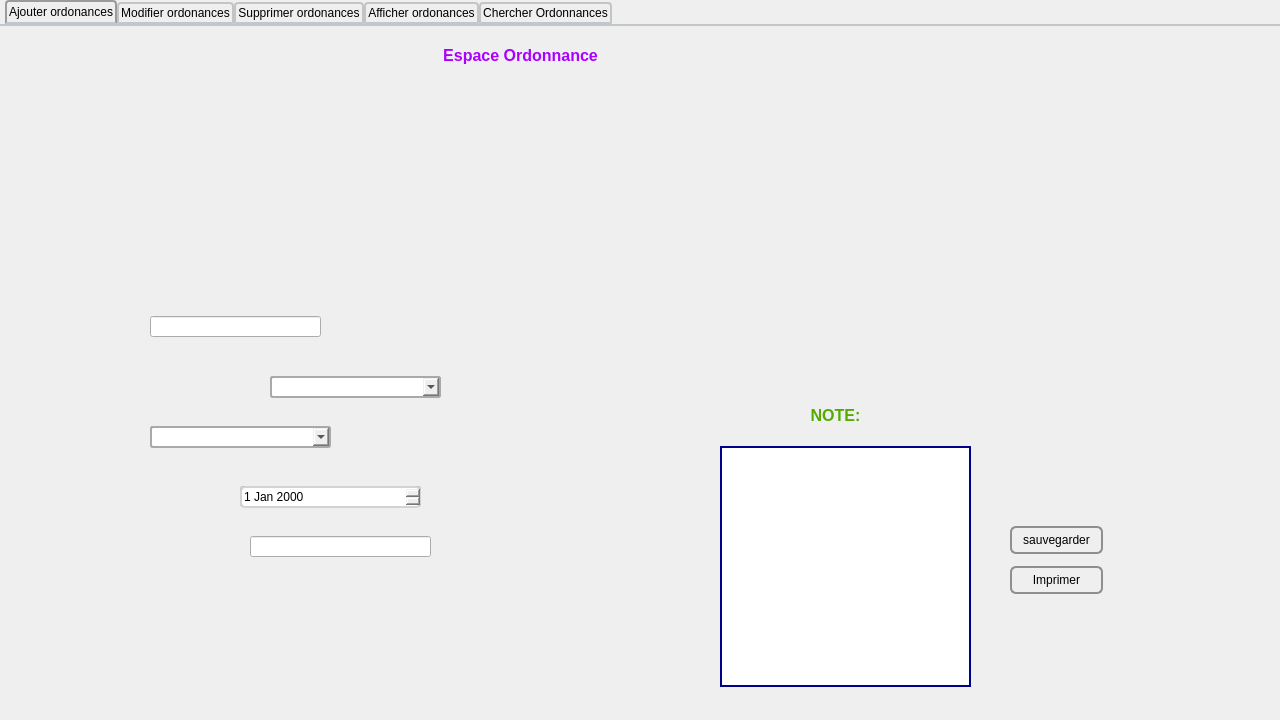
<?xml version="1.0" encoding="UTF-8"?>
<ui version="4.0">
 <class>Ordonances</class>
 <widget class="QDialog" name="Ordonances">
  <property name="geometry">
   <rect>
    <x>0</x>
    <y>0</y>
    <width>1280</width>
    <height>720</height>
   </rect>
  </property>
  <property name="minimumSize">
   <size>
    <width>1280</width>
    <height>720</height>
   </size>
  </property>
  <property name="maximumSize">
   <size>
    <width>1280</width>
    <height>720</height>
   </size>
  </property>
  <property name="baseSize">
   <size>
    <width>1280</width>
    <height>720</height>
   </size>
  </property>
  <property name="windowTitle">
   <string>MED++</string>
  </property>
  <widget class="QTabWidget" name="tabWidget">
   <property name="geometry">
    <rect>
     <x>0</x>
     <y>0</y>
     <width>1281</width>
     <height>721</height>
    </rect>
   </property>
   <property name="maximumSize">
    <size>
     <width>16777215</width>
     <height>16777215</height>
    </size>
   </property>
   <property name="styleSheet">
    <string notr="true">QTabWidget::pane { /* The tab widget frame */
    border-top: 2px solid #C2C7CB;
}

QTabWidget::tab-bar {
    left: 5px; /* move to the right by 5px */
}

/* Style the tab using the tab sub-control. Note that
    it reads QTabBar _not_ QTabWidget */
QTabBar::tab {
    background: qlineargradient(x1: 0, y1: 0, x2: 0, y2: 1,
                                stop: 0 #E1E1E1, stop: 0.4 #DDDDDD,
                                stop: 0.5 #D8D8D8, stop: 1.0 #D3D3D3);
    border: 2px solid #C4C4C3;
    border-bottom-color: #C2C7CB; /* same as the pane color */
    border-top-left-radius: 4px;
    border-top-right-radius: 4px;
    min-width: 8ex;
    padding: 2px;
}

QTabBar::tab:selected, QTabBar::tab:hover {
    background: qlineargradient(x1: 0, y1: 0, x2: 0, y2: 1,
                                stop: 0 #fafafa, stop: 0.4 #f4f4f4,
                                stop: 0.5 #e7e7e7, stop: 1.0 #fafafa);
}

QTabBar::tab:selected {
    border-color: #9B9B9B;
    border-bottom-color: #C2C7CB; /* same as pane color */
}

QTabBar::tab:!selected {
    margin-top: 2px; /* make non-selected tabs look smaller */
}</string>
   </property>
   <property name="currentIndex">
    <number>0</number>
   </property>
   <widget class="QWidget" name="tab">
    <attribute name="title">
     <string>Ajouter ordonances</string>
    </attribute>
    <widget class="QWidget" name="widget" native="true">
     <property name="geometry">
      <rect>
       <x>0</x>
       <y>0</y>
       <width>1281</width>
       <height>701</height>
      </rect>
     </property>
     <property name="styleSheet">
      <string notr="true">QWidget#widget
{
	background-image: url(:/Ajouter ordonance.png);
}</string>
     </property>
     <widget class="QLineEdit" name="lineEdit">
      <property name="geometry">
       <rect>
        <x>270</x>
        <y>350</y>
        <width>171</width>
        <height>21</height>
       </rect>
      </property>
     </widget>
     <widget class="QLineEdit" name="reff_ord">
      <property name="geometry">
       <rect>
        <x>150</x>
        <y>290</y>
        <width>171</width>
        <height>21</height>
       </rect>
      </property>
      <property name="styleSheet">
       <string notr="true">QLineEdit:read-only {
background: lightblue;
}</string>
      </property>
     </widget>
     <widget class="QLineEdit" name="lineEdit_3">
      <property name="geometry">
       <rect>
        <x>150</x>
        <y>400</y>
        <width>181</width>
        <height>21</height>
       </rect>
      </property>
     </widget>
     <widget class="QWidget" name="widget_5" native="true">
      <property name="geometry">
       <rect>
        <x>1150</x>
        <y>80</y>
        <width>120</width>
        <height>41</height>
       </rect>
      </property>
      <widget class="QPushButton" name="pushButton">
       <property name="geometry">
        <rect>
         <x>0</x>
         <y>0</y>
         <width>121</width>
         <height>41</height>
        </rect>
       </property>
       <property name="styleSheet">
        <string notr="true">QPushButton{
border-style:solid;

background-color:#AARRGGBB ;
color:#fff;
border-radius:7px;
}

</string>
       </property>
       <property name="text">
        <string/>
       </property>
      </widget>
     </widget>
     <widget class="QWidget" name="widget_6" native="true">
      <property name="geometry">
       <rect>
        <x>1140</x>
        <y>410</y>
        <width>120</width>
        <height>41</height>
       </rect>
      </property>
      <widget class="QPushButton" name="ajouter">
       <property name="geometry">
        <rect>
         <x>0</x>
         <y>0</y>
         <width>121</width>
         <height>41</height>
        </rect>
       </property>
       <property name="styleSheet">
        <string notr="true">QPushButton{
border-style:solid;

background-color:#AARRGGBB ;
color:#fff;
border-radius:7px;
}

</string>
       </property>
       <property name="text">
        <string/>
       </property>
      </widget>
     </widget>
     <widget class="QLineEdit" name="trait">
      <property name="geometry">
       <rect>
        <x>250</x>
        <y>510</y>
        <width>181</width>
        <height>21</height>
       </rect>
      </property>
      <property name="styleSheet">
       <string notr="true">QLineEdit:read-only {
background: lightblue;
}</string>
      </property>
     </widget>
     <widget class="QLineEdit" name="lineEdit_5">
      <property name="geometry">
       <rect>
        <x>240</x>
        <y>460</y>
        <width>181</width>
        <height>21</height>
       </rect>
      </property>
     </widget>
     <widget class="QComboBox" name="comboBox">
      <property name="geometry">
       <rect>
        <x>270</x>
        <y>350</y>
        <width>171</width>
        <height>22</height>
       </rect>
      </property>
      <property name="styleSheet">
       <string notr="true">border-width:2px;
border-style:solid;
border-color:darkblue;

border-radius: 3px;
padding: 1px 18px 1px 3px;
min-width: 6em;

background: qlineargradient(x1: 0, y1: 0, x2: 0, y2: 1,
                       stop: 0 #D3D3D3, stop: 0.4 #D8D8D8,
                       stop: 0.5 #DDDDDD, stop: 1.0 #E1E1E1);


padding-top: 3px;
padding-left: 4px;

subcontrol-origin: padding;
subcontrol-position: top right;
width: 15px;

border-left-width: 1px;
border-left-color: darkgray;
border-left-style: solid; 
border-top-right-radius: 3px; 
border-bottom-right-radius: 3px;

top: 1px;
left: 1px;

border: 2px solid darkgray;
selection-background-color: lightgray;</string>
      </property>
     </widget>
     <widget class="QComboBox" name="comboBox_2">
      <property name="geometry">
       <rect>
        <x>150</x>
        <y>400</y>
        <width>181</width>
        <height>22</height>
       </rect>
      </property>
      <property name="styleSheet">
       <string notr="true">border-width:2px;
border-style:solid;
border-color:darkblue;

border-radius: 3px;
padding: 1px 18px 1px 3px;
min-width: 6em;

background: qlineargradient(x1: 0, y1: 0, x2: 0, y2: 1,
                       stop: 0 #D3D3D3, stop: 0.4 #D8D8D8,
                       stop: 0.5 #DDDDDD, stop: 1.0 #E1E1E1);


padding-top: 3px;
padding-left: 4px;

subcontrol-origin: padding;
subcontrol-position: top right;
width: 15px;

border-left-width: 1px;
border-left-color: darkgray;
border-left-style: solid; 
border-top-right-radius: 3px; 
border-bottom-right-radius: 3px;

top: 1px;
left: 1px;

border: 2px solid darkgray;
selection-background-color: lightgray;</string>
      </property>
     </widget>
     <widget class="QDateEdit" name="dateEdit">
      <property name="geometry">
       <rect>
        <x>240</x>
        <y>460</y>
        <width>181</width>
        <height>22</height>
       </rect>
      </property>
      <property name="styleSheet">
       <string notr="true">
QDateEdit::drop-down {
	subcontrol-origin: padding;
	subcontrol-position: top right;
	width: 15px;
 
	border-left-width: 1px;
	border-left-color: darkgray;
	border-left-style: solid;
	border-top-right-radius: 3px;
	border-bottom-right-radius: 3px;
}
QDateEdit {
	border: 2px solid lightgray;
	border-radius: 5px;
}


</string>
      </property>
     </widget>
     <widget class="QPushButton" name="pushButton_9">
      <property name="geometry">
       <rect>
        <x>1010</x>
        <y>540</y>
        <width>93</width>
        <height>28</height>
       </rect>
      </property>
      <property name="styleSheet">
       <string notr="true">QPushButton {
    border: 2px solid #8f8f91;
    border-radius: 6px;
    background-color: qlineargradient(x1: 0, y1: 0, x2: 0, y2: 1,
                                      stop: 0 #f6f7fa, stop: 1 #dadbde);
    min-width: 80px;
}
QPushButton:pressed {
    background-color: qlineargradient(x1: 0, y1: 0, x2: 0, y2: 1,
                                      stop: 0 #dadbde, stop: 1 #f6f7fa);
}

QPushButton:flat {
    border: none; /* no border for a flat push button */
}

QPushButton:default {
    border-color: navy; /* make the default button prominent */
}
QPushButton:open { /* when the button has its menu open */
    background-color: qlineargradient(x1: 0, y1: 0, x2: 0, y2: 1,
                                      stop: 0 #dadbde, stop: 1 #f6f7fa);
}

QPushButton::menu-indicator {
    image: url(menu_indicator.png);
    subcontrol-origin: padding;
    subcontrol-position: bottom right;
}

QPushButton::menu-indicator:pressed, QPushButton::menu-indicator:open {
    position: relative;
    top: 2px; left: 2px; /* shift the arrow by 2 px */
}</string>
      </property>
      <property name="text">
       <string>Imprimer</string>
      </property>
     </widget>
     <widget class="QPushButton" name="pushButton_10">
      <property name="geometry">
       <rect>
        <x>1010</x>
        <y>500</y>
        <width>93</width>
        <height>28</height>
       </rect>
      </property>
      <property name="styleSheet">
       <string notr="true">QPushButton {
    border: 2px solid #8f8f91;
    border-radius: 6px;
    background-color: qlineargradient(x1: 0, y1: 0, x2: 0, y2: 1,
                                      stop: 0 #f6f7fa, stop: 1 #dadbde);
    min-width: 80px;
}
QPushButton:pressed {
    background-color: qlineargradient(x1: 0, y1: 0, x2: 0, y2: 1,
                                      stop: 0 #dadbde, stop: 1 #f6f7fa);
}

QPushButton:flat {
    border: none; /* no border for a flat push button */
}

QPushButton:default {
    border-color: navy; /* make the default button prominent */
}
QPushButton:open { /* when the button has its menu open */
    background-color: qlineargradient(x1: 0, y1: 0, x2: 0, y2: 1,
                                      stop: 0 #dadbde, stop: 1 #f6f7fa);
}

QPushButton::menu-indicator {
    image: url(menu_indicator.png);
    subcontrol-origin: padding;
    subcontrol-position: bottom right;
}

QPushButton::menu-indicator:pressed, QPushButton::menu-indicator:open {
    position: relative;
    top: 2px; left: 2px; /* shift the arrow by 2 px */
}</string>
      </property>
      <property name="text">
       <string>sauvegarder</string>
      </property>
     </widget>
     <widget class="QTextEdit" name="textEdit">
      <property name="geometry">
       <rect>
        <x>720</x>
        <y>420</y>
        <width>251</width>
        <height>241</height>
       </rect>
      </property>
      <property name="styleSheet">
       <string notr="true">border-width:2px;
border-style:solid;
border-color:darkblue;</string>
      </property>
     </widget>
     <widget class="QLabel" name="label_4">
      <property name="geometry">
       <rect>
        <x>790</x>
        <y>380</y>
        <width>91</width>
        <height>20</height>
       </rect>
      </property>
      <property name="text">
       <string>&lt;html&gt;&lt;head/&gt;&lt;body&gt;&lt;p align=&quot;center&quot;&gt;&lt;span style=&quot; font-size:12pt; font-weight:600; color:#55aa00;&quot;&gt;NOTE:&lt;/span&gt;&lt;/p&gt;&lt;/body&gt;&lt;/html&gt;</string>
      </property>
     </widget>
     <widget class="QLabel" name="l4">
      <property name="geometry">
       <rect>
        <x>410</x>
        <y>20</y>
        <width>221</width>
        <height>20</height>
       </rect>
      </property>
      <property name="text">
       <string>&lt;html&gt;&lt;head/&gt;&lt;body&gt;&lt;p align=&quot;center&quot;&gt;&lt;span style=&quot; font-size:12pt; font-weight:600; color:#aa00ff;&quot;&gt;Espace Ordonnance&lt;/span&gt;&lt;/p&gt;&lt;/body&gt;&lt;/html&gt;</string>
      </property>
     </widget>
    </widget>
   </widget>
   <widget class="QWidget" name="tab_2">
    <attribute name="title">
     <string>Modifier ordonances</string>
    </attribute>
    <widget class="QWidget" name="widget_2" native="true">
     <property name="geometry">
      <rect>
       <x>0</x>
       <y>0</y>
       <width>1281</width>
       <height>701</height>
      </rect>
     </property>
     <property name="styleSheet">
      <string notr="true">QWidget#widget_2
{
	background-image: url(:/ModifierOrd.png);
}</string>
     </property>
     <widget class="QLineEdit" name="reff">
      <property name="geometry">
       <rect>
        <x>150</x>
        <y>290</y>
        <width>171</width>
        <height>21</height>
       </rect>
      </property>
      <property name="styleSheet">
       <string notr="true">QLineEdit:read-only {
background: lightblue;
}</string>
      </property>
     </widget>
     <widget class="QLineEdit" name="idd">
      <property name="geometry">
       <rect>
        <x>150</x>
        <y>400</y>
        <width>181</width>
        <height>21</height>
       </rect>
      </property>
      <property name="styleSheet">
       <string notr="true">QLineEdit:read-only {
background: lightblue;
}</string>
      </property>
     </widget>
     <widget class="QLineEdit" name="rc">
      <property name="geometry">
       <rect>
        <x>270</x>
        <y>340</y>
        <width>171</width>
        <height>21</height>
       </rect>
      </property>
      <property name="styleSheet">
       <string notr="true">QLineEdit:read-only {
background: lightblue;
}</string>
      </property>
     </widget>
     <widget class="QPushButton" name="pushButton_3">
      <property name="geometry">
       <rect>
        <x>1160</x>
        <y>80</y>
        <width>111</width>
        <height>41</height>
       </rect>
      </property>
      <property name="styleSheet">
       <string notr="true">QPushButton{
border-style:solid;

background-color:#AARRGGBB ;
color:#fff;
border-radius:7px;
}

</string>
      </property>
      <property name="text">
       <string/>
      </property>
     </widget>
     <widget class="QPushButton" name="modifier">
      <property name="geometry">
       <rect>
        <x>1140</x>
        <y>410</y>
        <width>121</width>
        <height>41</height>
       </rect>
      </property>
      <property name="styleSheet">
       <string notr="true">QPushButton{
border-style:solid;

background-color:#AARRGGBB ;
color:#fff;
border-radius:7px;
}

</string>
      </property>
      <property name="text">
       <string/>
      </property>
     </widget>
     <widget class="QLineEdit" name="lineEdit_11">
      <property name="geometry">
       <rect>
        <x>240</x>
        <y>460</y>
        <width>181</width>
        <height>21</height>
       </rect>
      </property>
     </widget>
     <widget class="QLineEdit" name="tr">
      <property name="geometry">
       <rect>
        <x>240</x>
        <y>520</y>
        <width>181</width>
        <height>21</height>
       </rect>
      </property>
      <property name="styleSheet">
       <string notr="true">QLineEdit:read-only {
background: lightblue;
}</string>
      </property>
     </widget>
     <widget class="QDateEdit" name="dateEdit_2">
      <property name="geometry">
       <rect>
        <x>240</x>
        <y>460</y>
        <width>191</width>
        <height>22</height>
       </rect>
      </property>
      <property name="styleSheet">
       <string notr="true">border-width:2px;
border-style:solid;
border-color:darkblue;</string>
      </property>
     </widget>
     <widget class="QLabel" name="l3">
      <property name="geometry">
       <rect>
        <x>300</x>
        <y>20</y>
        <width>221</width>
        <height>20</height>
       </rect>
      </property>
      <property name="text">
       <string>&lt;html&gt;&lt;head/&gt;&lt;body&gt;&lt;p align=&quot;center&quot;&gt;&lt;span style=&quot; font-size:12pt; font-weight:600; color:#aa00ff;&quot;&gt;Espace Ordonnance&lt;/span&gt;&lt;/p&gt;&lt;/body&gt;&lt;/html&gt;</string>
      </property>
     </widget>
    </widget>
   </widget>
   <widget class="QWidget" name="tab_3">
    <attribute name="title">
     <string>Supprimer ordonances</string>
    </attribute>
    <widget class="QWidget" name="widget_3" native="true">
     <property name="geometry">
      <rect>
       <x>0</x>
       <y>0</y>
       <width>1281</width>
       <height>691</height>
      </rect>
     </property>
     <property name="styleSheet">
      <string notr="true">QWidget#widget_3
{
	background-image: url(:/SuppOrd.png);
}</string>
     </property>
     <widget class="QLineEdit" name="lineEdit_15">
      <property name="geometry">
       <rect>
        <x>530</x>
        <y>320</y>
        <width>251</width>
        <height>31</height>
       </rect>
      </property>
      <property name="styleSheet">
       <string notr="true">
QLineEdit:read-only {
background: lightblue;

}

</string>
      </property>
      <property name="clearButtonEnabled">
       <bool>true</bool>
      </property>
     </widget>
     <widget class="QPushButton" name="pushButton_5">
      <property name="geometry">
       <rect>
        <x>1150</x>
        <y>80</y>
        <width>111</width>
        <height>41</height>
       </rect>
      </property>
      <property name="styleSheet">
       <string notr="true">QPushButton{
border-style:solid;

background-color:#AARRGGBB ;
color:#fff;
border-radius:7px;
}

</string>
      </property>
      <property name="text">
       <string/>
      </property>
     </widget>
     <widget class="QPushButton" name="supprimer">
      <property name="geometry">
       <rect>
        <x>1150</x>
        <y>650</y>
        <width>121</width>
        <height>41</height>
       </rect>
      </property>
      <property name="styleSheet">
       <string notr="true">QPushButton{
border-style:solid;

background-color:#AARRGGBB ;
color:#fff;
border-radius:7px;
}

</string>
      </property>
      <property name="text">
       <string/>
      </property>
     </widget>
     <widget class="QLabel" name="l2">
      <property name="geometry">
       <rect>
        <x>360</x>
        <y>20</y>
        <width>221</width>
        <height>20</height>
       </rect>
      </property>
      <property name="text">
       <string>&lt;html&gt;&lt;head/&gt;&lt;body&gt;&lt;p align=&quot;center&quot;&gt;&lt;span style=&quot; font-size:12pt; font-weight:600; color:#aa00ff;&quot;&gt;Espace Ordonnance&lt;/span&gt;&lt;/p&gt;&lt;/body&gt;&lt;/html&gt;</string>
      </property>
     </widget>
    </widget>
    <widget class="QLabel" name="l1_2">
     <property name="geometry">
      <rect>
       <x>1010</x>
       <y>680</y>
       <width>221</width>
       <height>20</height>
      </rect>
     </property>
     <property name="text">
      <string>&lt;html&gt;&lt;head/&gt;&lt;body&gt;&lt;p align=&quot;center&quot;&gt;&lt;span style=&quot; font-size:12pt; font-weight:600; color:#aa00ff;&quot;&gt;Espace Ordonnance&lt;/span&gt;&lt;/p&gt;&lt;/body&gt;&lt;/html&gt;</string>
     </property>
    </widget>
   </widget>
   <widget class="QWidget" name="tab_4">
    <attribute name="title">
     <string>Afficher ordonances</string>
    </attribute>
    <widget class="QWidget" name="widget_4" native="true">
     <property name="geometry">
      <rect>
       <x>-20</x>
       <y>0</y>
       <width>1281</width>
       <height>691</height>
      </rect>
     </property>
     <property name="styleSheet">
      <string notr="true">QWidget#widget_4 
{
background-image: url(:/AffOrd.png);
}
</string>
     </property>
     <widget class="QTableView" name="TabOrd">
      <property name="geometry">
       <rect>
        <x>80</x>
        <y>260</y>
        <width>1111</width>
        <height>411</height>
       </rect>
      </property>
      <property name="styleSheet">
       <string notr="true">QTableView QTableCornerButton::section {
    background: red;
    border: 2px outset red;
}
QTableView {
    selection-background-color: qlineargradient(x1: 0, y1: 0, x2: 0.5, y2: 0.5,
                                stop: 0 #FF92BB, stop: 1 gray);
}
 QScrollBar:vertical {
     border: 2px solid grey;
     background: #32CC99;
     width: 15px;
     margin: 22px 0 22px 0;
 }
 QScrollBar::handle:vertical {
     background: white;
     min-height: 20px;
 }
 QScrollBar::add-line:vertical {
     border: 2px solid grey;
     background: #32CC99;
     height: 20px;
     subcontrol-position: bottom;
     subcontrol-origin: margin;
 }

 QScrollBar::sub-line:vertical {
     border: 2px solid grey;
     background: #32CC99;
     height: 20px;
     subcontrol-position: top;
     subcontrol-origin: margin;
 }
 QScrollBar::up-arrow:vertical, QScrollBar::down-arrow:vertical {
     border: 2px solid grey;
     width: 3px;
     height: 3px;
     background: white;
 }

 QScrollBar::add-page:vertical, QScrollBar::sub-page:vertical {
     background: none;
 }</string>
      </property>
     </widget>
     <widget class="QPushButton" name="pushButton_7">
      <property name="geometry">
       <rect>
        <x>1150</x>
        <y>80</y>
        <width>111</width>
        <height>41</height>
       </rect>
      </property>
      <property name="styleSheet">
       <string notr="true">QPushButton{
border-style:solid;

background-color:#AARRGGBB ;
color:#fff;
border-radius:7px;
}

</string>
      </property>
      <property name="text">
       <string/>
      </property>
     </widget>
     <widget class="QRadioButton" name="radioButton">
      <property name="geometry">
       <rect>
        <x>170</x>
        <y>210</y>
        <width>95</width>
        <height>20</height>
       </rect>
      </property>
      <property name="styleSheet">
       <string notr="true">QRadioButton::indicator {
    width: 13px;
    height: 13px;
}</string>
      </property>
      <property name="text">
       <string>Reff_ord</string>
      </property>
     </widget>
     <widget class="QRadioButton" name="radioButton_2">
      <property name="geometry">
       <rect>
        <x>350</x>
        <y>210</y>
        <width>95</width>
        <height>20</height>
       </rect>
      </property>
      <property name="styleSheet">
       <string notr="true">QRadioButton::indicator {
    width: 13px;
    height: 13px;
}</string>
      </property>
      <property name="text">
       <string>Reff_const</string>
      </property>
     </widget>
     <widget class="QRadioButton" name="radioButton_3">
      <property name="geometry">
       <rect>
        <x>530</x>
        <y>210</y>
        <width>95</width>
        <height>20</height>
       </rect>
      </property>
      <property name="styleSheet">
       <string notr="true">QRadioButton::indicator {
    width: 13px;
    height: 13px;
}</string>
      </property>
      <property name="text">
       <string>Date</string>
      </property>
     </widget>
     <widget class="QLabel" name="label_2">
      <property name="geometry">
       <rect>
        <x>30</x>
        <y>210</y>
        <width>81</width>
        <height>21</height>
       </rect>
      </property>
      <property name="font">
       <font>
        <family>Agency FB</family>
        <pointsize>16</pointsize>
       </font>
      </property>
      <property name="text">
       <string>Trier Par : </string>
      </property>
     </widget>
     <widget class="QLineEdit" name="reff_2">
      <property name="geometry">
       <rect>
        <x>980</x>
        <y>200</y>
        <width>113</width>
        <height>22</height>
       </rect>
      </property>
     </widget>
     <widget class="QPushButton" name="rechercher_ord">
      <property name="geometry">
       <rect>
        <x>1130</x>
        <y>200</y>
        <width>93</width>
        <height>28</height>
       </rect>
      </property>
      <property name="styleSheet">
       <string notr="true">QPushButton {
    border: 2px solid #8f8f91;
    border-radius: 6px;
    background-color: qlineargradient(x1: 0, y1: 0, x2: 0, y2: 1,
                                      stop: 0 #f6f7fa, stop: 1 #dadbde);
    min-width: 80px;
}
QPushButton:pressed {
    background-color: qlineargradient(x1: 0, y1: 0, x2: 0, y2: 1,
                                      stop: 0 #dadbde, stop: 1 #f6f7fa);
}

QPushButton:flat {
    border: none; /* no border for a flat push button */
}

QPushButton:default {
    border-color: navy; /* make the default button prominent */
}
QPushButton:open { /* when the button has its menu open */
    background-color: qlineargradient(x1: 0, y1: 0, x2: 0, y2: 1,
                                      stop: 0 #dadbde, stop: 1 #f6f7fa);
}

QPushButton::menu-indicator {
    image: url(menu_indicator.png);
    subcontrol-origin: padding;
    subcontrol-position: bottom right;
}

QPushButton::menu-indicator:pressed, QPushButton::menu-indicator:open {
    position: relative;
    top: 2px; left: 2px; /* shift the arrow by 2 px */
}</string>
      </property>
      <property name="text">
       <string>rechercher</string>
      </property>
     </widget>
     <widget class="QLabel" name="label">
      <property name="geometry">
       <rect>
        <x>890</x>
        <y>200</y>
        <width>71</width>
        <height>20</height>
       </rect>
      </property>
      <property name="text">
       <string>référence :</string>
      </property>
     </widget>
     <widget class="QLabel" name="l1">
      <property name="geometry">
       <rect>
        <x>390</x>
        <y>20</y>
        <width>221</width>
        <height>20</height>
       </rect>
      </property>
      <property name="text">
       <string>&lt;html&gt;&lt;head/&gt;&lt;body&gt;&lt;p align=&quot;center&quot;&gt;&lt;span style=&quot; font-size:12pt; font-weight:600; color:#aa00ff;&quot;&gt;Espace Ordonnance&lt;/span&gt;&lt;/p&gt;&lt;/body&gt;&lt;/html&gt;</string>
      </property>
     </widget>
    </widget>
   </widget>
   <widget class="QWidget" name="tab_5">
    <attribute name="title">
     <string>Chercher Ordonnances</string>
    </attribute>
    <widget class="QLineEdit" name="reff_consultation">
     <property name="geometry">
      <rect>
       <x>370</x>
       <y>80</y>
       <width>113</width>
       <height>22</height>
      </rect>
     </property>
     <property name="styleSheet">
      <string notr="true">QLineEdit:read-only {
background: lightblue;
}</string>
     </property>
    </widget>
    <widget class="QLabel" name="label_3">
     <property name="geometry">
      <rect>
       <x>170</x>
       <y>80</y>
       <width>131</width>
       <height>20</height>
      </rect>
     </property>
     <property name="text">
      <string>Reff_ord :</string>
     </property>
    </widget>
    <widget class="QTableView" name="tableView_o">
     <property name="geometry">
      <rect>
       <x>150</x>
       <y>180</y>
       <width>851</width>
       <height>211</height>
      </rect>
     </property>
     <property name="styleSheet">
      <string notr="true">QTableView QTableCornerButton::section {
    background: red;
    border: 2px outset red;
}
QTableView {
    selection-background-color: qlineargradient(x1: 0, y1: 0, x2: 0.5, y2: 0.5,
                                stop: 0 #FF92BB, stop: 1 gray);
}
 QScrollBar:vertical {
     border: 2px solid grey;
     background: #32CC99;
     width: 15px;
     margin: 22px 0 22px 0;
 }
 QScrollBar::handle:vertical {
     background: white;
     min-height: 20px;
 }
 QScrollBar::add-line:vertical {
     border: 2px solid grey;
     background: #32CC99;
     height: 20px;
     subcontrol-position: bottom;
     subcontrol-origin: margin;
 }

 QScrollBar::sub-line:vertical {
     border: 2px solid grey;
     background: #32CC99;
     height: 20px;
     subcontrol-position: top;
     subcontrol-origin: margin;
 }
 QScrollBar::up-arrow:vertical, QScrollBar::down-arrow:vertical {
     border: 2px solid grey;
     width: 3px;
     height: 3px;
     background: white;
 }

 QScrollBar::add-page:vertical, QScrollBar::sub-page:vertical {
     background: none;
 }
</string>
     </property>
    </widget>
    <widget class="QPushButton" name="pushButton_8">
     <property name="geometry">
      <rect>
       <x>790</x>
       <y>80</y>
       <width>93</width>
       <height>28</height>
      </rect>
     </property>
     <property name="styleSheet">
      <string notr="true">QPushButton {
    border: 2px solid #8f8f91;
    border-radius: 6px;
    background-color: qlineargradient(x1: 0, y1: 0, x2: 0, y2: 1,
                                      stop: 0 #f6f7fa, stop: 1 #dadbde);
    min-width: 80px;
}
QPushButton:pressed {
    background-color: qlineargradient(x1: 0, y1: 0, x2: 0, y2: 1,
                                      stop: 0 #dadbde, stop: 1 #f6f7fa);
}

QPushButton:flat {
    border: none; /* no border for a flat push button */
}

QPushButton:default {
    border-color: navy; /* make the default button prominent */
}
QPushButton:open { /* when the button has its menu open */
    background-color: qlineargradient(x1: 0, y1: 0, x2: 0, y2: 1,
                                      stop: 0 #dadbde, stop: 1 #f6f7fa);
}

QPushButton::menu-indicator {
    image: url(menu_indicator.png);
    subcontrol-origin: padding;
    subcontrol-position: bottom right;
}

QPushButton::menu-indicator:pressed, QPushButton::menu-indicator:open {
    position: relative;
    top: 2px; left: 2px; /* shift the arrow by 2 px */
}</string>
     </property>
     <property name="text">
      <string>rechercher</string>
     </property>
    </widget>
    <widget class="QLabel" name="label_5">
     <property name="geometry">
      <rect>
       <x>240</x>
       <y>30</y>
       <width>55</width>
       <height>16</height>
      </rect>
     </property>
     <property name="text">
      <string>TextLabel</string>
     </property>
    </widget>
   </widget>
  </widget>
 </widget>
 <resources/>
 <connections/>
</ui>
